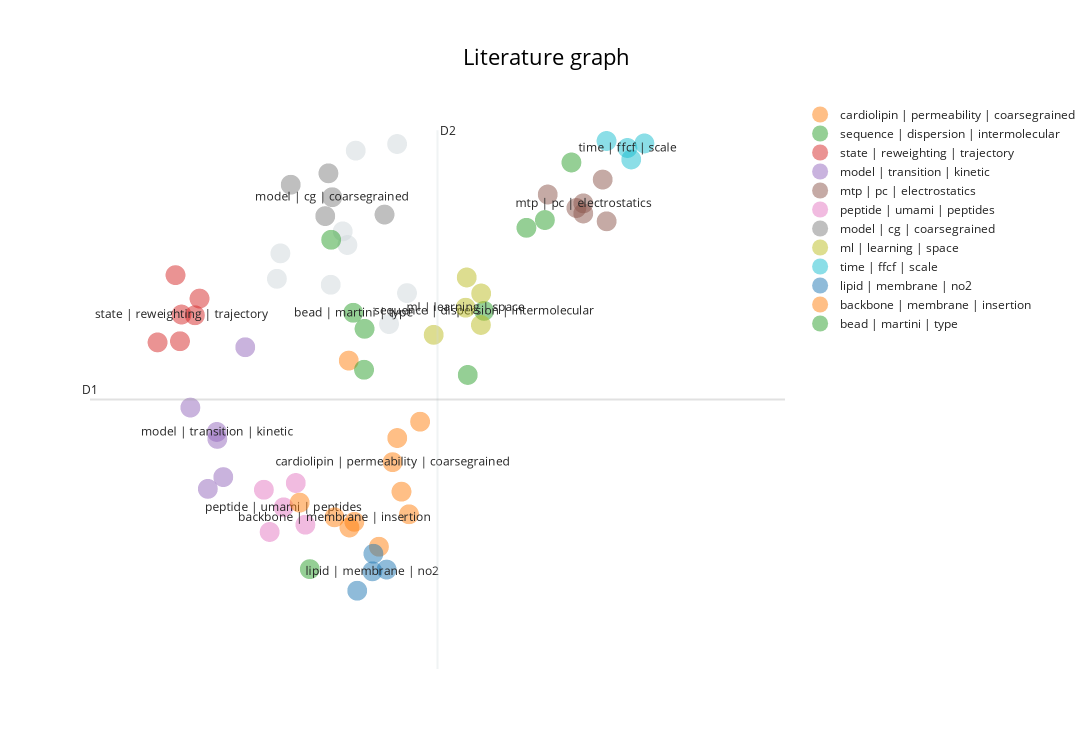

Notebook cell for this chart:
### Code cell
plotly_obj = topic_model.visualize_documents(
    docs=df_clean["index"],  # df_clean["title"]
    embeddings=embeddings,
    hide_annotations=False,
    custom_labels=True,
    title="Literature graph",
).update_traces(marker_size=20)
plotly_obj

### Figure 1 — Plotly figure (JSON) as saved in the notebook; plotly's stock layout.template omitted (floating-point values rounded to 4 significant figures)
{"data": [{"hoverinfo": "text", "hovertext": [51, 19, 20, 17, 40, 45, 18, 29, null], "marker": {"color": "#CFD8DC", "opacity": 0.5, "size": 20}, "mode": "markers+text", "name": "other", "showlegend": false, "type": "scattergl", "x": [6.74, 6.41, 6.163, 6.282, 5.666, 6.819, 6.917, 5.631, 6.329], "y": [-1.956, -0.6266, -1.655, -1.246, -1.414, -0.5758, -1.719, -1.609, -1.35]}, {"hoverinfo": "text", "hovertext": [37, 0, 33, 6, 7, 11, null], "marker": {"opacity": 0.5, "size": 20}, "mode": "markers+text", "name": "cardiolipin | permeability | coarsegrained", "text": ["", "", "", "", "", "", "cardiolipin | permeability | coarsegrained"], "textfont": {"size": 12}, "type": "scattergl", "x": [6.821, 6.341, 6.862, 6.64, 7.047, 6.937, 6.775], "y": [-2.83, -2.236, -3.241, -3.663, -2.704, -3.414, -3.015]}, {"hoverinfo": "text", "hovertext": [36, 61, 62, 41, 1, null], "marker": {"opacity": 0.5, "size": 20}, "mode": "markers+text", "name": "sequence | dispersion | intermolecular", "text": ["", "", "", "", "", "sequence | dispersion | intermolecular"], "textfont": {"size": 12}, "type": "scattergl", "x": [5.956, 8.28, 8.542, 8.098, 7.518, 7.679], "y": [-3.835, -1.159, -0.7173, -1.218, -2.346, -1.855]}, {"hoverinfo": "text", "hovertext": [15, 38, 31, 53, 25, null], "marker": {"opacity": 0.5, "size": 20}, "mode": "markers+text", "name": "state | reweighting | trajectory", "text": ["", "", "", "", "", "state | reweighting | trajectory"], "textfont": {"size": 12}, "type": "scattergl", "x": [4.821, 4.629, 4.866, 4.673, 4.451, 4.688], "y": [-1.889, -1.581, -1.761, -2.088, -2.097, -1.883]}, {"hoverinfo": "text", "hovertext": [71, 42, 68, 70, 44, null], "marker": {"opacity": 0.5, "size": 20}, "mode": "markers+text", "name": "model | transition | kinetic", "text": ["", "", "", "", "", "model | transition | kinetic"], "textfont": {"size": 12}, "type": "scattergl", "x": [5.101, 5.318, 4.949, 5.042, 4.776, 5.037], "y": [-3.129, -2.134, -3.22, -2.837, -2.596, -2.783]}, {"hoverinfo": "text", "hovertext": [58, 50, 66, 67, 65, null], "marker": {"opacity": 0.5, "size": 20}, "mode": "markers+text", "name": "mtp | pc | electrostatics", "text": ["", "", "", "", "", "mtp | pc | electrostatics"], "textfont": {"size": 12}, "type": "scattergl", "x": [8.851, 8.308, 8.591, 8.89, 8.66, 8.66], "y": [-0.8484, -0.9629, -1.066, -1.168, -1.108, -1.031]}, {"hoverinfo": "text", "hovertext": [64, 39, 54, 2, null], "marker": {"opacity": 0.5, "size": 20}, "mode": "markers+text", "name": "peptide | umami | peptides", "text": ["", "", "", "", "peptide | umami | peptides"], "textfont": {"size": 12}, "type": "scattergl", "x": [5.913, 5.559, 5.818, 5.502, 5.698], "y": [-3.494, -3.55, -3.175, -3.226, -3.361]}, {"hoverinfo": "text", "hovertext": [3, 12, 30, 4, null], "marker": {"opacity": 0.5, "size": 20}, "mode": "markers+text", "name": "model | cg | coarsegrained", "text": ["", "", "", "", "model | cg | coarsegrained"], "textfont": {"size": 12}, "type": "scattergl", "x": [6.109, 5.768, 6.14, 6.695, 6.178], "y": [-1.129, -0.888, -0.8006, -1.117, -0.9835]}, {"hoverinfo": "text", "hovertext": [22, 34, 23, 24, null], "marker": {"opacity": 0.5, "size": 20}, "mode": "markers+text", "name": "ml | learning | space", "text": ["", "", "", "", "ml | learning | space"], "textfont": {"size": 12}, "type": "scattergl", "x": [7.65, 7.181, 7.648, 7.508, 7.497], "y": [-1.722, -2.039, -1.963, -1.599, -1.831]}, {"hoverinfo": "text", "hovertext": [56, 63, 9, null], "marker": {"opacity": 0.5, "size": 20}, "mode": "markers+text", "name": "time | ffcf | scale", "text": ["", "", "", "time | ffcf | scale"], "textfont": {"size": 12}, "type": "scattergl", "x": [8.889, 9.264, 9.133, 9.096], "y": [-0.5528, -0.5715, -0.6943, -0.6062]}, {"hoverinfo": "text", "hovertext": [21, 16, 47, null], "marker": {"opacity": 0.5, "size": 20}, "mode": "markers+text", "name": "lipid | membrane | no2", "text": ["", "", "", "lipid | membrane | no2"], "textfont": {"size": 12}, "type": "scattergl", "x": [6.716, 6.585, 6.425, 6.575], "y": [-3.838, -3.717, -4.0, -3.852]}, {"hoverinfo": "text", "hovertext": [26, 52, 28, null], "marker": {"opacity": 0.5, "size": 20}, "mode": "markers+text", "name": "backbone | membrane | insertion", "text": ["", "", "", "backbone | membrane | insertion"], "textfont": {"size": 12}, "type": "scattergl", "x": [6.348, 5.856, 6.397, 6.2], "y": [-3.516, -3.325, -3.472, -3.438]}, {"hoverinfo": "text", "hovertext": [57, 46, 32, null], "marker": {"opacity": 0.5, "size": 20}, "mode": "markers+text", "name": "bead | martini | type", "text": ["", "", "", "bead | martini | type"], "textfont": {"size": 12}, "type": "scattergl", "x": [6.498, 6.493, 6.167, 6.386], "y": [-1.993, -2.306, -1.31, -1.87]}], "layout": {"annotations": [{"showarrow": false, "text": "D1", "x": 3.784, "y": -2.535, "yshift": 10}, {"showarrow": false, "text": "D2", "x": 7.219, "xshift": 10, "y": -0.4699}], "height": 750, "shapes": [{"line": {"color": "#CFD8DC", "width": 2}, "type": "line", "x0": 7.219, "x1": 7.219, "y0": -4.6, "y1": -0.4699}, {"line": {"color": "#9E9E9E", "width": 2}, "type": "line", "x0": 3.784, "x1": 10.65, "y0": -2.535, "y1": -2.535}], "title": {"font": {"color": "Black", "size": 22}, "text": "Literature graph", "x": 0.5, "xanchor": "center", "yanchor": "top"}, "width": 1200, "xaxis": {"visible": false}, "yaxis": {"visible": false}}}
